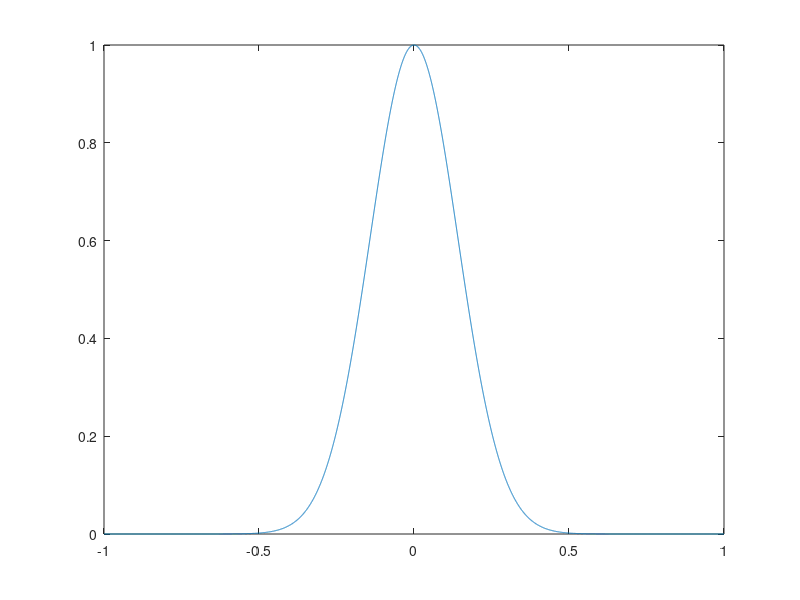
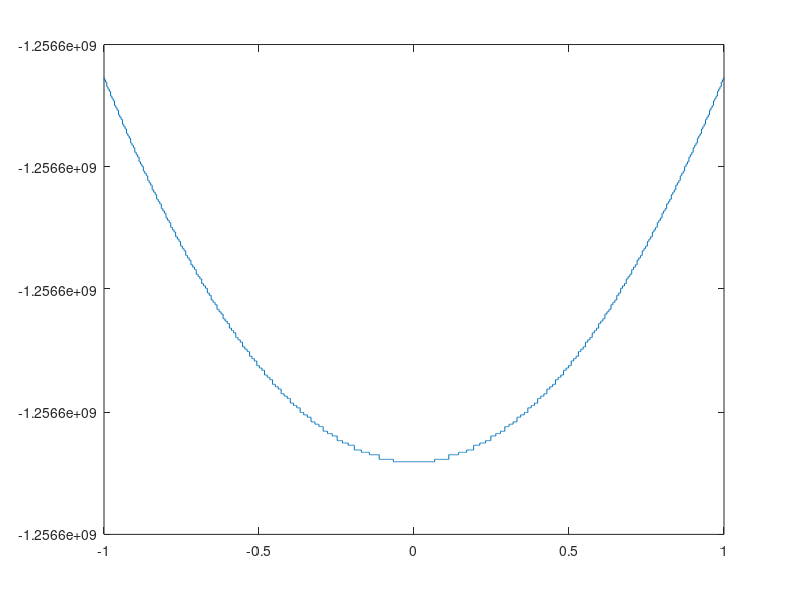
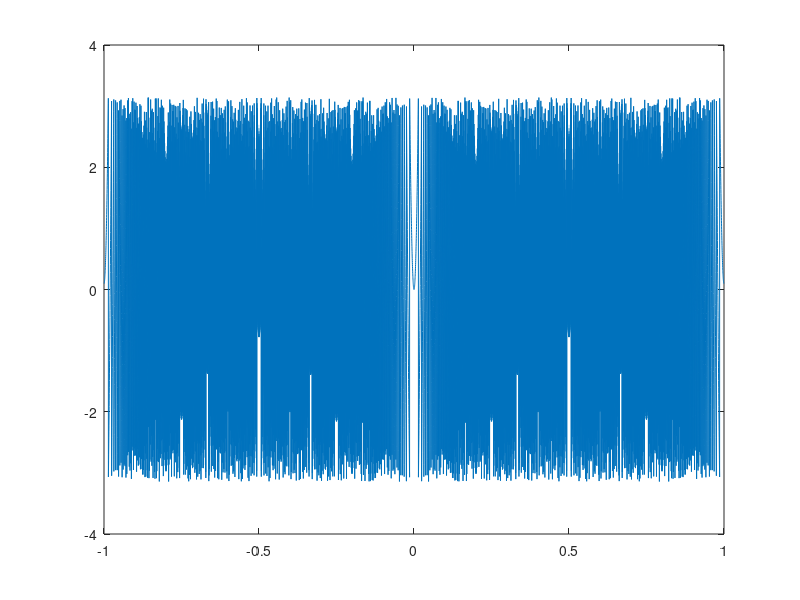
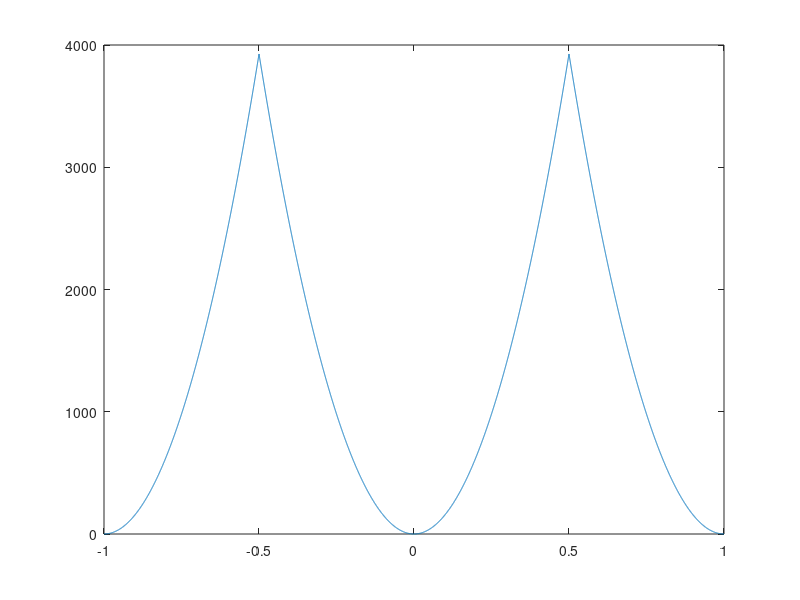

MATLAB code for these plots, in order:
N = 10000;
x = linspace(-1,1,N);
%% Amplitude
w = 0.2;
ampE = exp(-(x.^2)/w^2); % Gaussian profile
figure; plot(x,ampE)

%% Phase 
r = 200;
wav = 10^-6;
phaseE = -(2*pi/wav)*sqrt(r^2-(x).^2);
phaseE2 = angle(exp(1i*phaseE));
phaseE2Unwrap = unwrap(phaseE2);

% Get the linear and quadratic phase
p = polyfit(x,phaseE2,2);
phaseE2RemoveQuadratic = phaseE2 - (p(1)*x.^2 + p(2)*x + p(3));
phaseE2RemoveQuadraticUnwrap = unwrap(phaseE2RemoveQuadratic);

figure; plot(x,phaseE)
figure; plot(x,phaseE2)
figure; plot(x,phaseE2Unwrap)
figure; plot(x,phaseE2RemoveQuadratic)
figure; plot(x,phaseE2RemoveQuadraticUnwrap)
